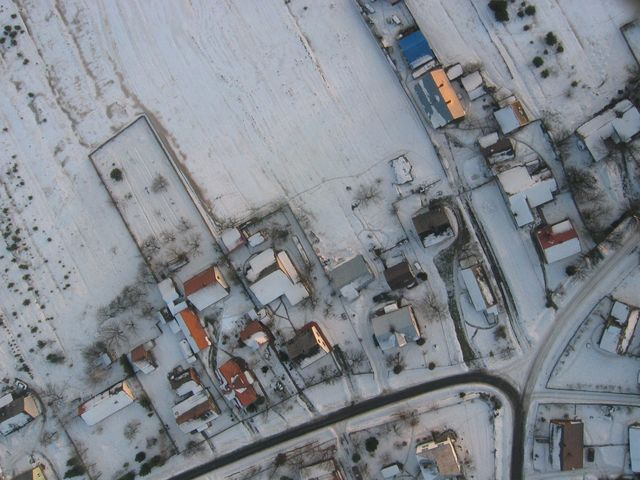
#> input picture src/3_small.jpg, 640 x 480 px
$ python test_image.py   (Python 2 division)
#> lines starting #> are read from the running program, lines starting #| are printed output that depends on the picture; long printed decimals are rounded
'''
Created on May 21, 2012

@author: andrew
'''
import numpy as np
import cv2

if __name__ == '__main__':
    img = cv2.imread("3_small.jpg")
#> img is the input picture: shape (480, 640, 3); mean B, G, R 141.8, 134.9, 130

    print img.shape
#| (480, 640, 3)
    src_center = (img.shape[1]/2., img.shape[0]/2.)
#> src_center = (320, 240)
    dsize = (900, 900)
    shift_x, shift_y = 100, 100
    src_center = src_center[0] + shift_x, src_center[1] + shift_y
#> src_center = (420, 340)
    print "First center", src_center
#| First center (420.0, 340.0)
    M = np.array([[1, 0, shift_x], [0, 1, shift_y]], np.float32)
    img = cv2.warpAffine(img, M, dsize)
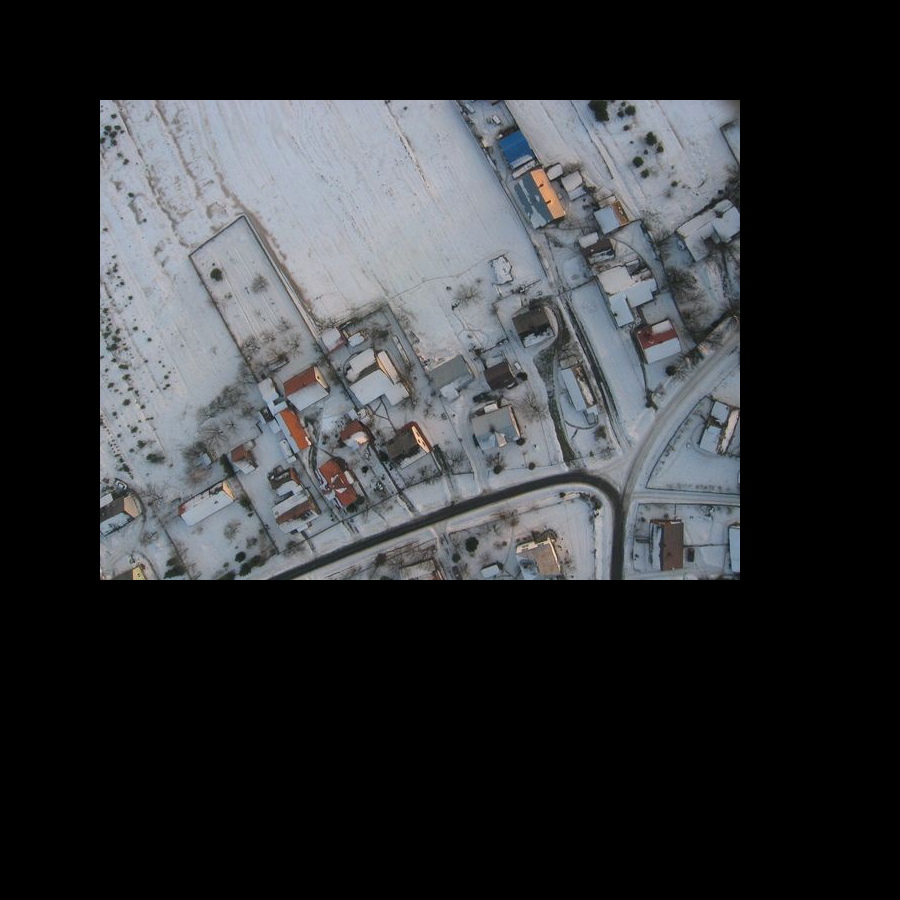
#> img: shape (900, 900, 3); mean B, G, R 53.8, 51.2, 49.3

    M = np.array([[1, 0, 0], [0.2, 1, 0]], np.float32)
    img = cv2.warpAffine(img, M, dsize)
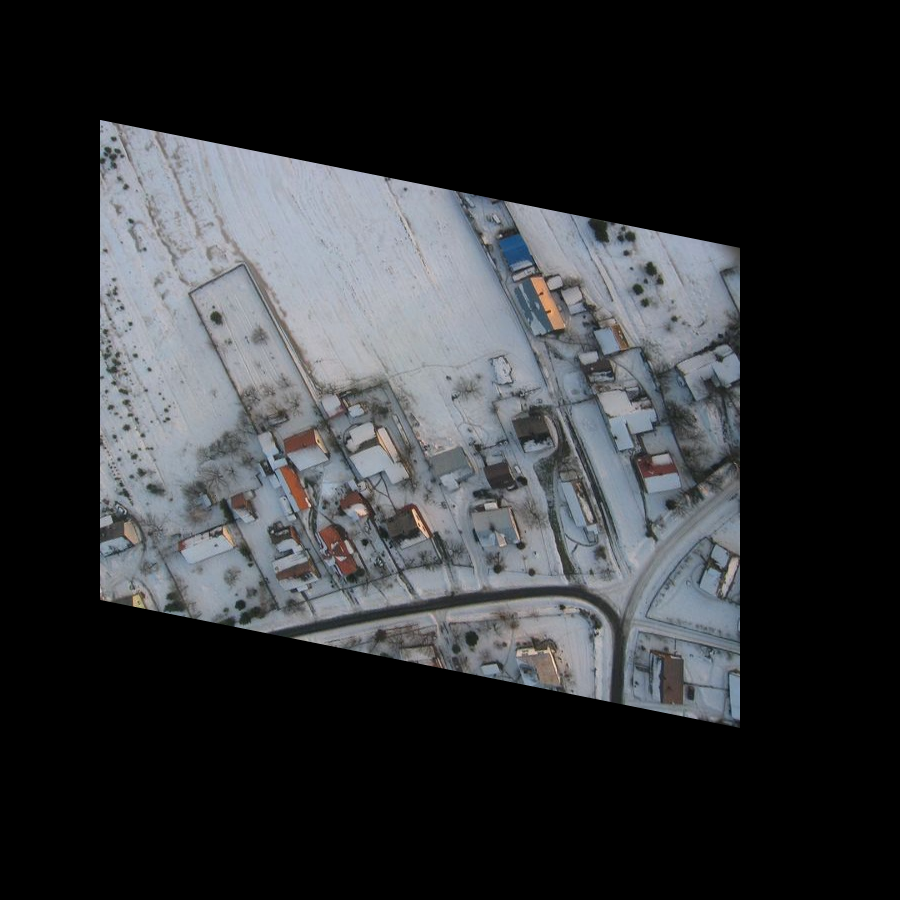
#> img: shape (900, 900, 3); mean B, G, R 53.8, 51.2, 49.3

    cntr = np.transpose(np.array([src_center[0], src_center[1], 1]))
#> cntr = [420, 340, 1]
    add_row = np.array([0, 0, 1])
    M = np.vstack((M, np.array([0, 0, 1])))
    mat_deform_full = np.vstack((M, add_row))
    cntr_err = np.dot(M, cntr)
#> cntr_err = [420, 424, 1]
    diff = cntr - cntr_err
#> diff = [0, -84, 0]
    print "Diff_", diff
#| Diff_ [  0.         -84.000   0.        ]
    M = np.array([[1, 0, diff[0]], [0, 1, diff[1]]], np.float32)
#> M = [[1, 0, 0], [0, 1, -84]]
    img = cv2.warpAffine(img, M, dsize)
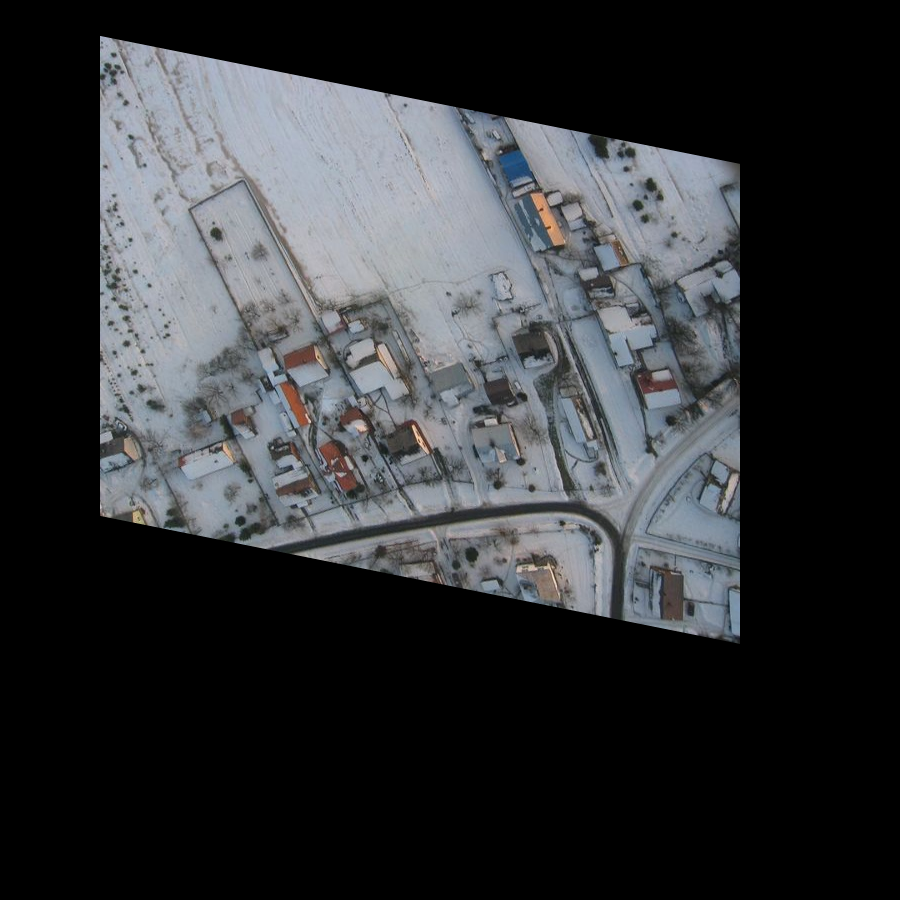
#> img: shape (900, 900, 3); mean B, G, R 53.8, 51.2, 49.3


# [37 lines of commented-out code are left out]
    cv2.imshow("TEST.jpg", img)
    0xFF & cv2.waitKey()
    cv2.destroyAllWindows()

$ run again, with src/4_small.jpg copied over src/3_small.jpg
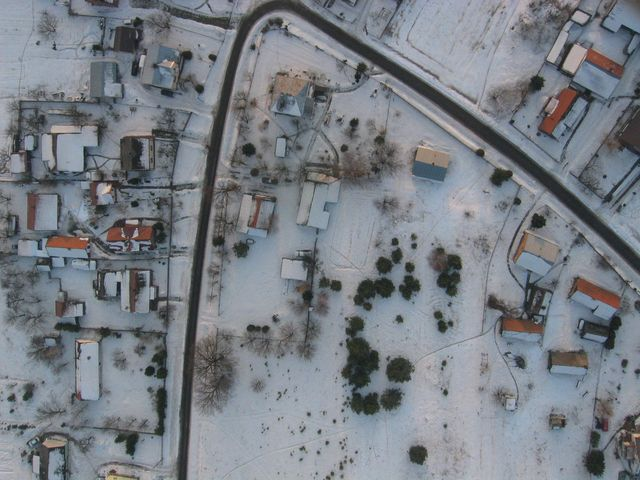
#> input picture src/4_small.jpg, 640 x 480 px
#> img is the input picture: shape (480, 640, 3); mean B, G, R 132.4, 125.6, 120.5
#| (480, 640, 3)
#| First center (420.0, 340.0)
#> `img = cv2.warpAffine(img, M, dsize)`:
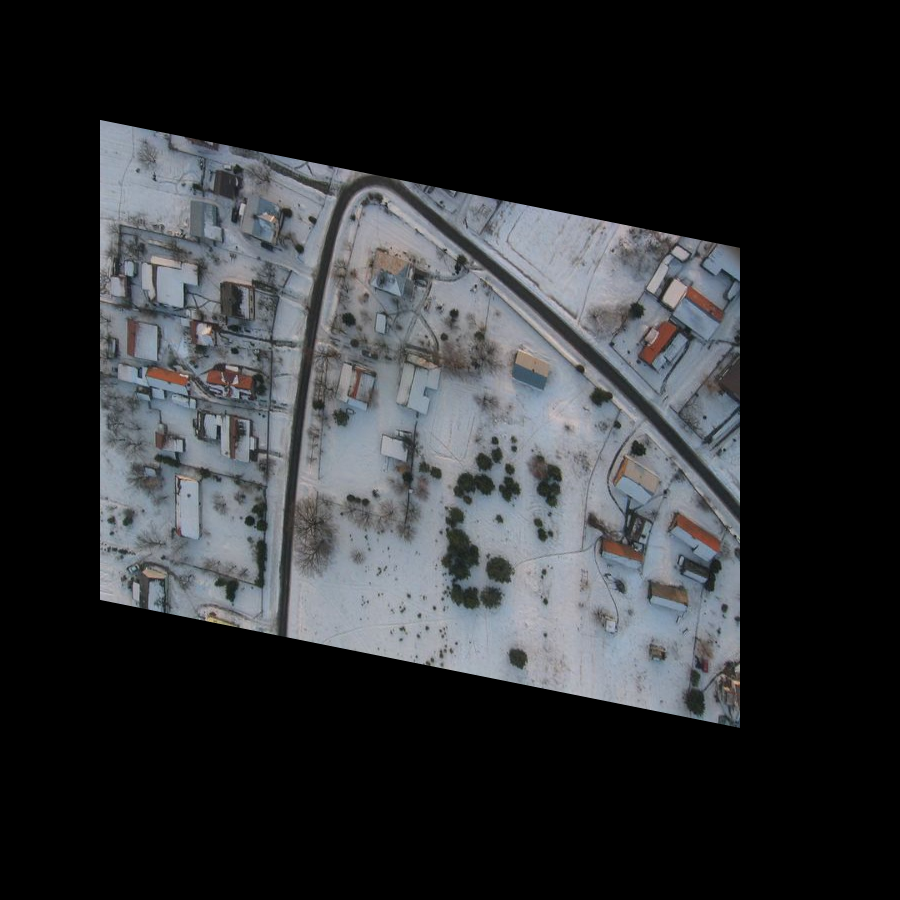
#> img: shape (900, 900, 3); mean B, G, R 50.2, 47.6, 45.7
#| Diff_ [  0.         -84.000   0.        ]
#> `img = cv2.warpAffine(img, M, dsize)`:
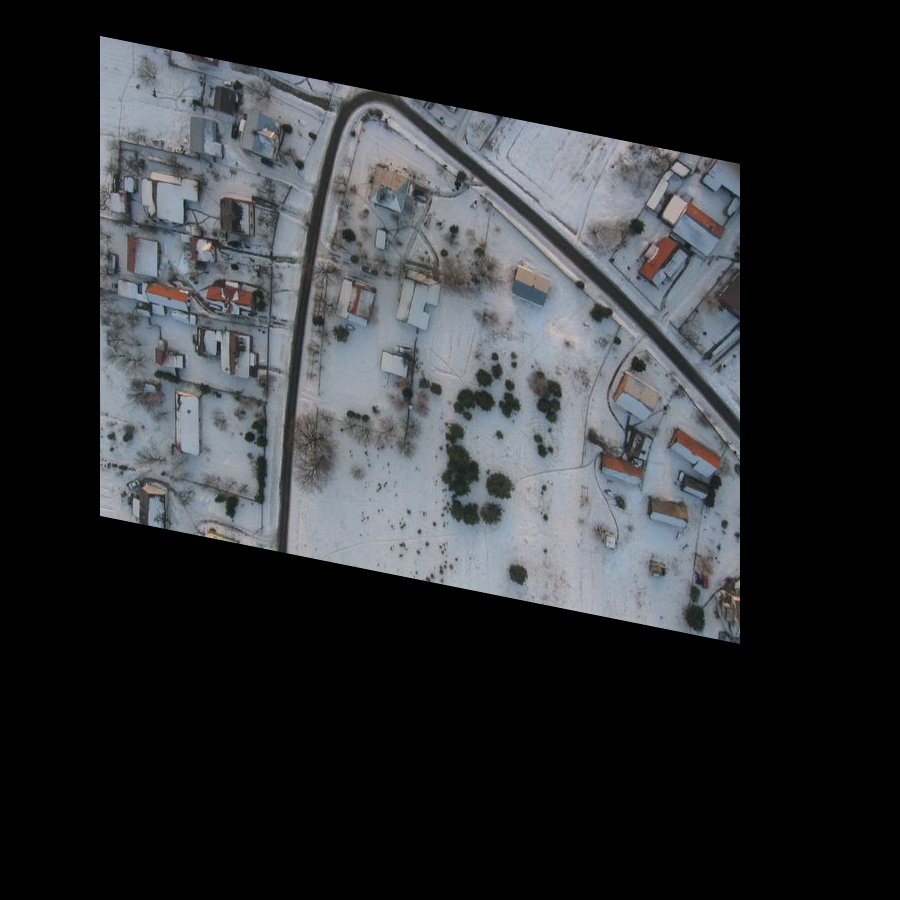
#> img: shape (900, 900, 3); mean B, G, R 50.2, 47.6, 45.7

$ run again, with src/5_small.jpg copied over src/3_small.jpg
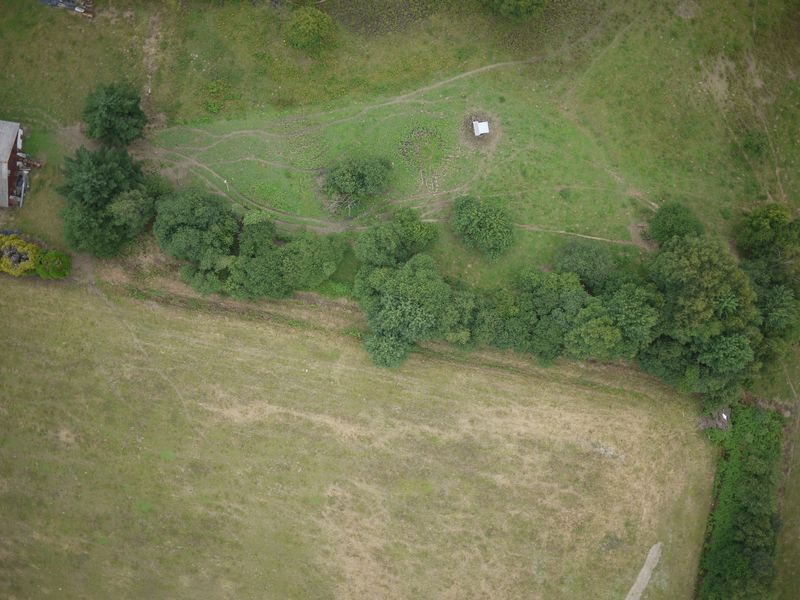
#> input picture src/5_small.jpg, 800 x 600 px
#> img is the input picture: shape (600, 800, 3); mean B, G, R 80.7, 119.1, 113.6
#| (600, 800, 3)
#| First center (500.0, 400.0)
#> `img = cv2.warpAffine(img, M, dsize)`:
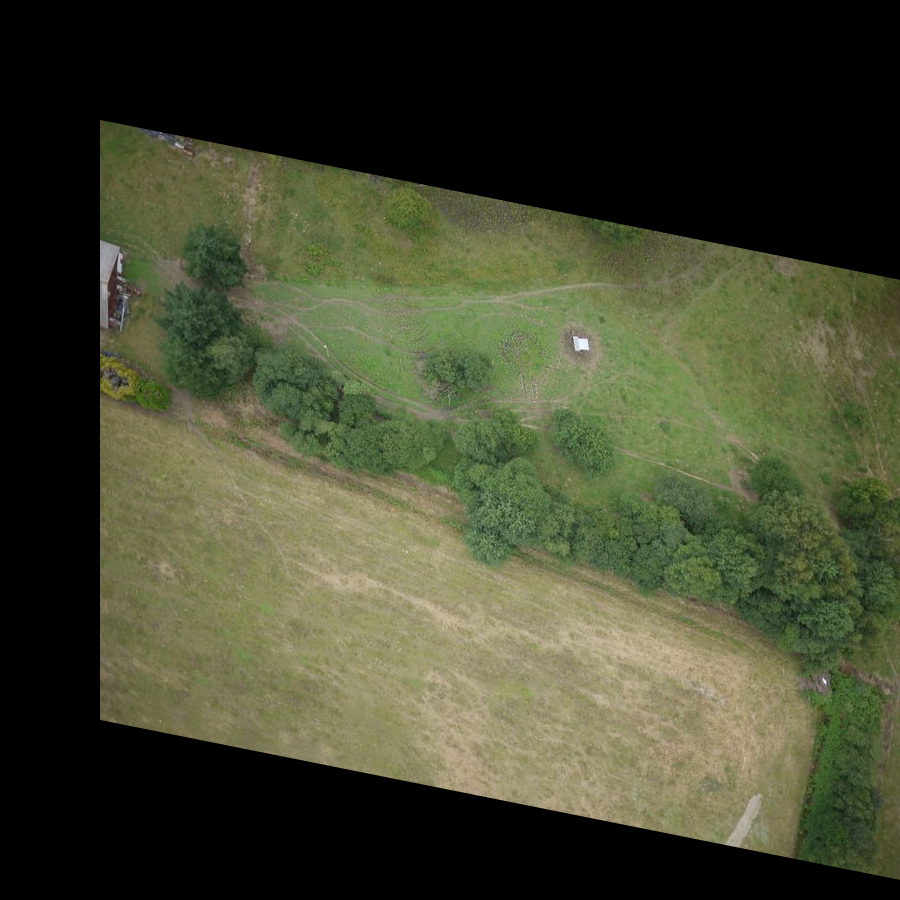
#> img: shape (900, 900, 3); mean B, G, R 47.9, 70.6, 67.3
#| Diff_ [   0.         -100.000    0.        ]
#> `img = cv2.warpAffine(img, M, dsize)`:
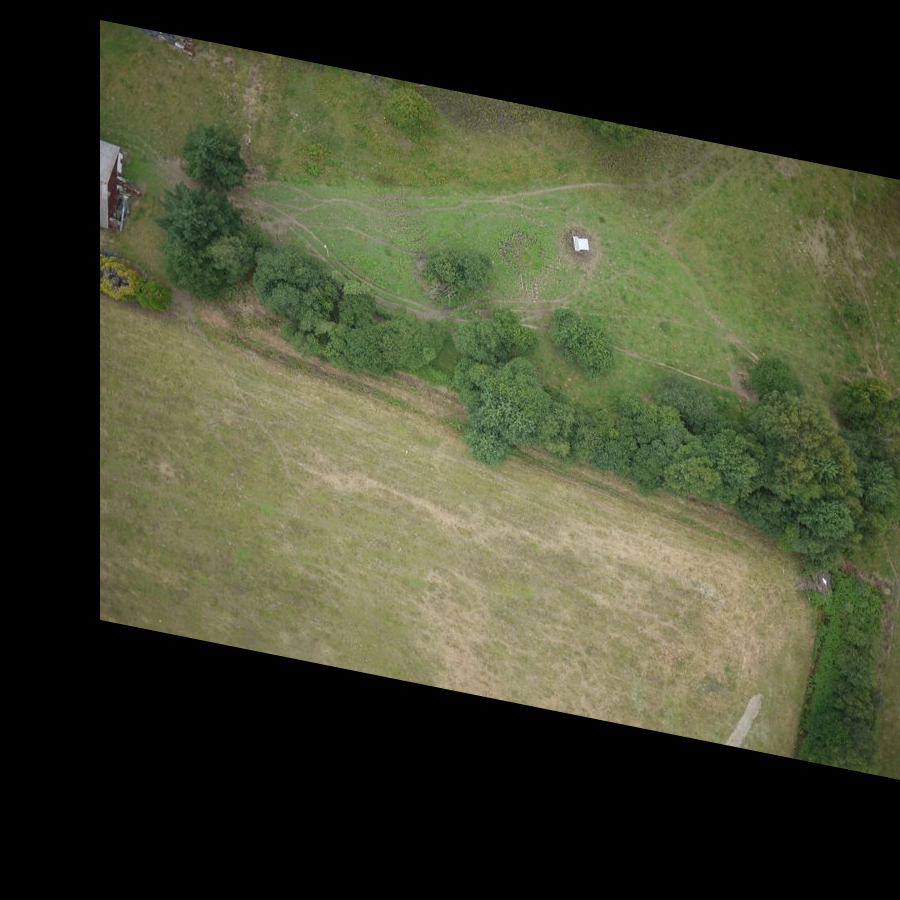
#> img: shape (900, 900, 3); mean B, G, R 47.9, 70.6, 67.3

$ run again, with src/6_small.jpg copied over src/3_small.jpg
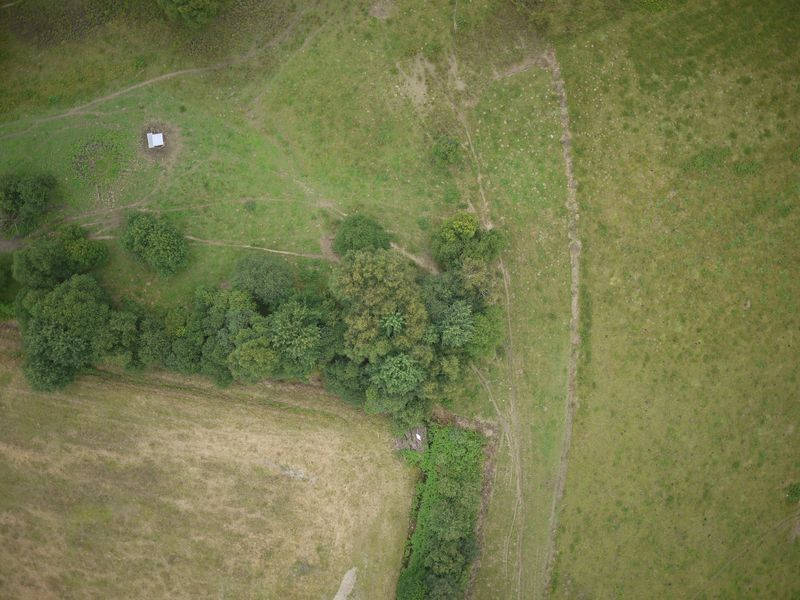
#> input picture src/6_small.jpg, 800 x 600 px
#> img is the input picture: shape (600, 800, 3); mean B, G, R 76.5, 122.1, 118.2
#| (600, 800, 3)
#| First center (500.0, 400.0)
#> `img = cv2.warpAffine(img, M, dsize)`:
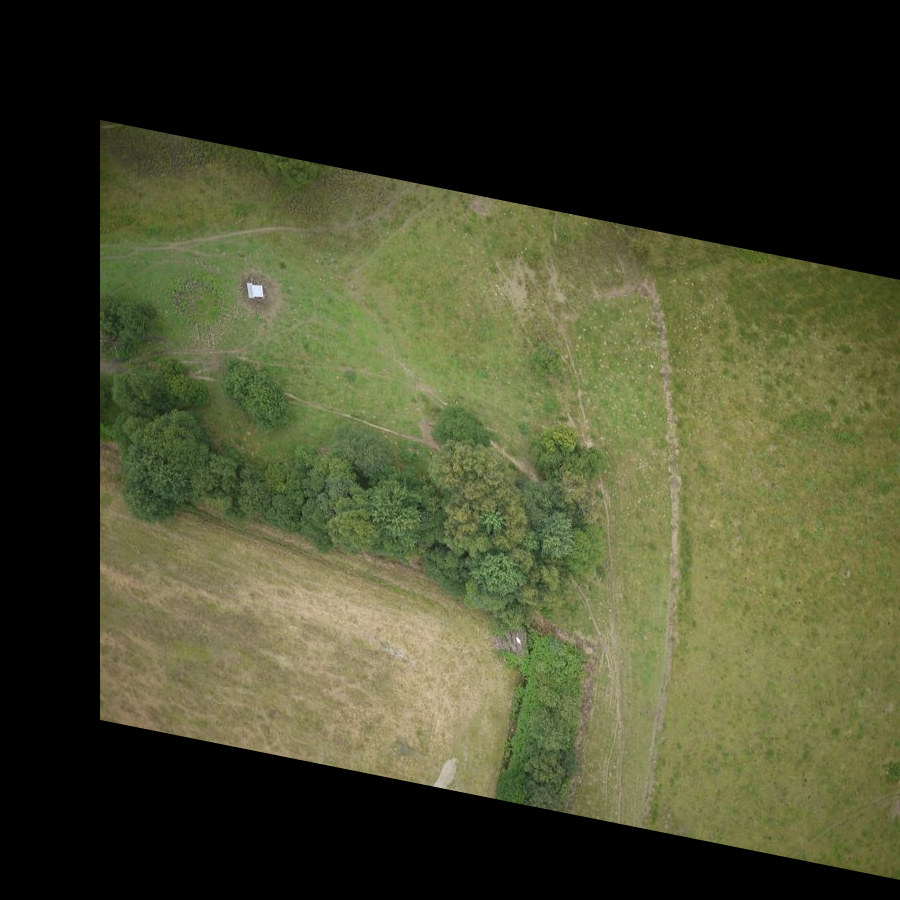
#> img: shape (900, 900, 3); mean B, G, R 45.3, 72.4, 70
#| Diff_ [   0.         -100.000    0.        ]
#> `img = cv2.warpAffine(img, M, dsize)`:
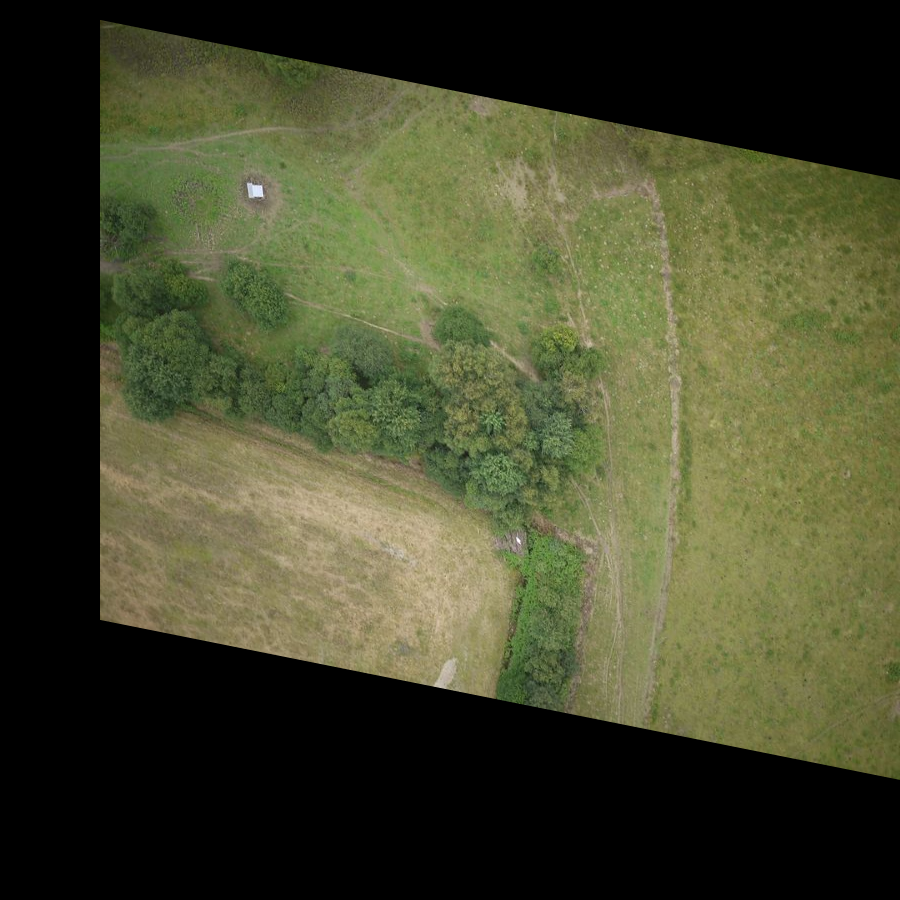
#> img: shape (900, 900, 3); mean B, G, R 45.3, 72.4, 70
